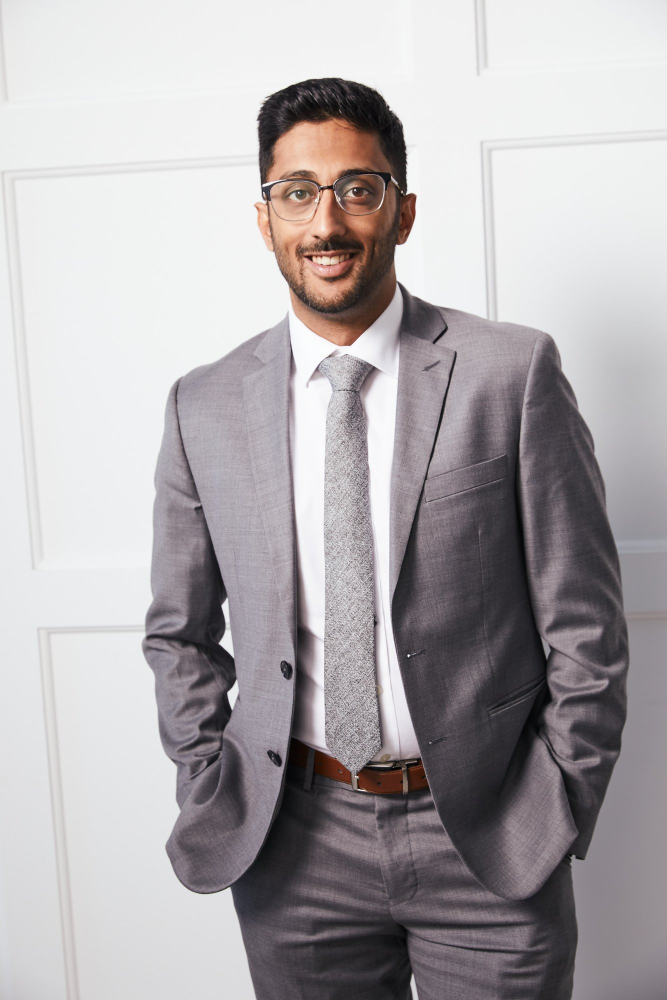
#> input picture nikhil.jpg, 1333 x 2000 px (shown at 1/2 size)
$ python optimize_images.py ../nikhil.jpg
#> lines starting #> are read from the running program, lines starting #| are printed output that depends on the picture
#!/usr/bin/env python3
"""
Generate responsive AVIF + WebP derivatives beside source JPEG/PNG images.

The originals are never modified or deleted -- they stay as the <img src>
fallback, which also keeps js/modal-full-plan.js's "-wm.jpg" derivation working.

Output naming:  hero.jpg  ->  hero-800.avif, hero-800.webp, hero-1600.avif, ...

Usage
  python3 scripts/optimize_images.py PATH [PATH ...] [options]

    PATH            a file, or a directory (non-recursive unless -r)

  -w, --widths      comma-separated target widths (default: 600,1200)
  -r, --recursive   descend into subdirectories
  -x, --exclude     substring; skip any source whose name contains it
                    (repeatable; '-wm' is always excluded)
      --force       re-encode even if derivatives are newer than the source
      --dry-run     report what would happen, write nothing

Examples
  # floor-plan cards (line art, portrait)
  python3 scripts/optimize_images.py neighbourhoods/images -w 600,1200

  # photographic renderings that also back a full-bleed hero
  python3 scripts/optimize_images.py buildings/images/towns -w 480,800,1280,1920,2560
"""

import argparse
import os
import sys

try:
    from PIL import Image
except ImportError:
    sys.exit("Pillow is required:  python3 -m pip install --upgrade pillow")

SOURCE_EXT = {".jpg", ".jpeg", ".png"}
ALWAYS_EXCLUDE = ("-wm",)

# Quality settings. AVIF ~55 and WebP ~80 are visually transparent for both
# photographic renderings and line-art floor plans at these display sizes.
AVIF_KW = {"quality": 55}
WEBP_KW = {"quality": 80, "method": 6}


def human(n):
    return "%.0f KB" % (n / 1024.0) if n < 1024 * 1024 else "%.2f MB" % (n / 1048576.0)


def collect(paths, recursive, excludes):
#> called with recursive = False
    out = []
    for p in paths:
        if os.path.isfile(p):
            out.append(p)
            continue
        if not os.path.isdir(p):
            print("  ! not found: %s" % p, file=sys.stderr)
            continue
        walker = os.walk(p) if recursive else [(p, [], os.listdir(p))]
        for root, _dirs, files in walker:
            for f in files:
                out.append(os.path.join(root, f))

    keep = []
    for f in sorted(set(out)):
        stem, ext = os.path.splitext(os.path.basename(f))
        if ext.lower() not in SOURCE_EXT:
            continue
        if any(e in stem for e in excludes):
            continue
        # Derivatives are only ever .avif/.webp, so the extension filter above
        # already guarantees we never re-ingest our own output.
        keep.append(f)
    return keep


def derive(src, widths, force, dry):
    """Encode one source into its AVIF/WebP ladder. Returns (written, bytes_out)."""
#> called with src = '../nikhil.jpg', force = False, dry = False
    try:
        im = Image.open(src)
#> im is the input picture: PIL image 1333x2000 RGB; mean R, G, B 174.1, 169.7, 172.1
        im.load()
    except Exception as exc:
        print("  ! unreadable %s (%s)" % (src, exc))
        return 0, 0

    if im.mode not in ("RGB", "RGBA"):
        im = im.convert("RGBA" if "A" in im.getbands() else "RGB")

    root, _ = os.path.splitext(src)
    src_mtime = os.path.getmtime(src)
    written, total = 0, 0

    for w in widths:
        # Never upscale: a source narrower than the target just yields its own width.
        target = min(w, im.width)
        resized = None
        for fmt, ext, kw in (("AVIF", ".avif", AVIF_KW), ("WEBP", ".webp", WEBP_KW)):
            out = "%s-%d%s" % (root, w, ext)
            if (not force and os.path.exists(out)
                    and os.path.getmtime(out) >= src_mtime):
                total += os.path.getsize(out)
                continue
            if dry:
                written += 1
                continue
            if resized is None:
                h = max(1, round(im.height * target / im.width))
                resized = im.resize((target, h), Image.LANCZOS)
                if fmt == "AVIF" and resized.mode == "RGBA":
                    pass  # AVIF handles alpha
            try:
                payload = resized
                if fmt == "WEBP" and payload.mode == "RGBA":
                    pass
                payload.save(out, fmt, **kw)
            except Exception as exc:
                print("  ! %s failed for %s (%s)" % (fmt, src, exc))
                continue
            written += 1
            total += os.path.getsize(out)
#> this loop made 2 passes
#> pass 1, in derive, `payload.save(out, fmt, **kw)`:
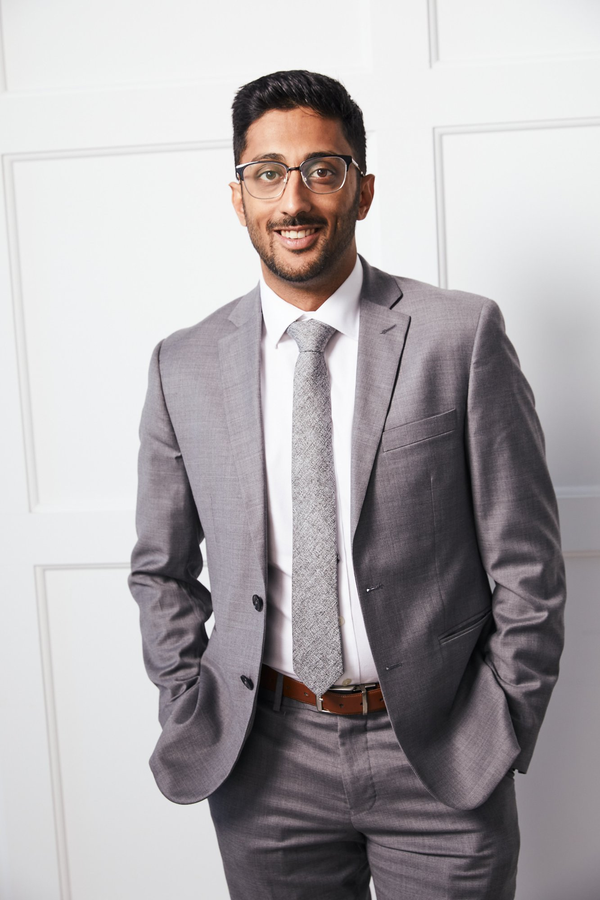
#> saved as nikhil-600.avif: PIL image 600x900 RGB; mean R, G, B 174.1, 169.7, 172.1
#> after the loop, h = 1800; total = 139748; written = 2

    return written, total


def main():
    ap = argparse.ArgumentParser(add_help=True)
    ap.add_argument("paths", nargs="+")
    ap.add_argument("-w", "--widths", default="600,1200")
    ap.add_argument("-r", "--recursive", action="store_true")
    ap.add_argument("-x", "--exclude", action="append", default=[])
    ap.add_argument("--force", action="store_true")
    ap.add_argument("--dry-run", action="store_true")
    args = ap.parse_args()

    widths = sorted({int(w) for w in args.widths.split(",") if w.strip()})
    if not widths:
        sys.exit("no widths given")
    excludes = list(ALWAYS_EXCLUDE) + args.exclude

    sources = collect(args.paths, args.recursive, excludes)
    if not sources:
        sys.exit("no source images matched")

    print("%d source image(s), widths %s%s"
          % (len(sources), widths, "  [dry run]" if args.dry_run else ""))

    src_bytes = sum(os.path.getsize(s) for s in sources)
    written = out_bytes = 0
    for s in sources:
        w, b = derive(s, widths, args.force, args.dry_run)
#> w = 2; b = 139748
        written += w
#> written = 2
        out_bytes += b
#> out_bytes = 139748

    print("\n  originals      %s across %d file(s)  (untouched)"
          % (human(src_bytes), len(sources)))
    print("  derivatives    %s  (%d file(s) written this run)"
          % (human(out_bytes), written))
#|   derivatives    136 KB  (2 file(s) written this run)
    if src_bytes and out_bytes and not args.dry_run:
        # Compare like for like: one served variant per source, largest width.
        served = 0
        for s in sources:
            root, _ = os.path.splitext(s)
            cand = "%s-%d.avif" % (root, widths[-1])
            served += os.path.getsize(cand) if os.path.exists(cand) else os.path.getsize(s)
        print("  largest-variant payload %s vs %s original  (%.0f%% smaller)"
              % (human(served), human(src_bytes), (1 - served / src_bytes) * 100))


if __name__ == "__main__":
    main()
